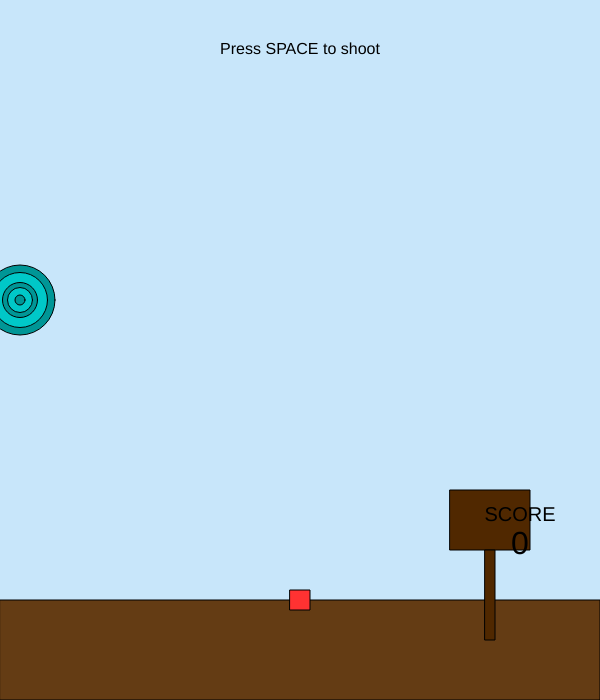
Frame 1 (no input)
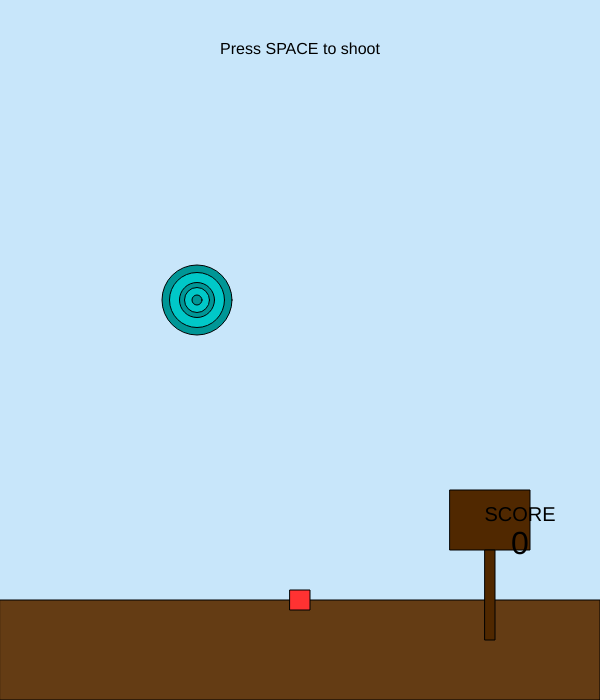
Frame 60 (no input)
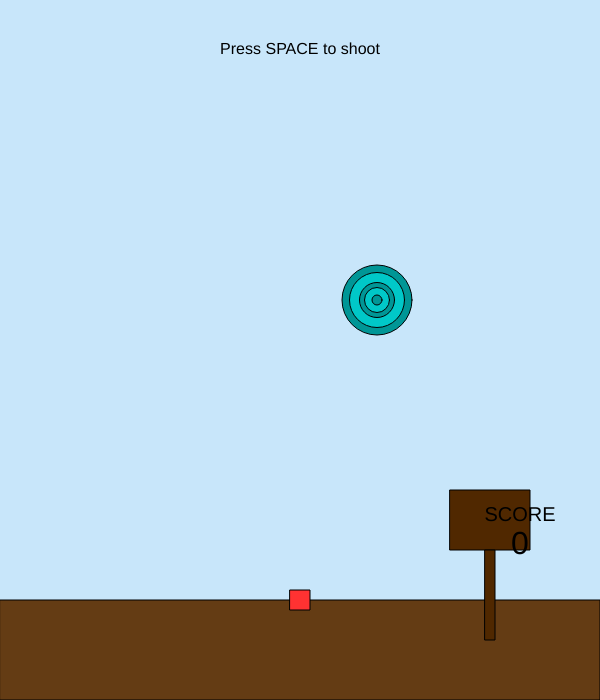
Frame 120 (the mouse pressed at the canvas centre since frame 60)

The p5.js sketch that drew these frames (run headless with seeded random() and noise() and a simulated clock; from frame 60 on, the mouse is pressed at the canvas centre):

// p5.js sketch
// ── sketch.js
let shotX = 300;
let shotY = 600;
let shotSpeed = 0;
let targetX = 20;
let targetY = 300;
let targetSpeed = 3;
let targetDirection = 1; // 1 = right, -1 = left
let score = 0;
let canShoot = true;

function setup() {
  createCanvas(600, 700);
  textAlign(CENTER, CENTER);
  textSize(18);
  fill(50);
}

function draw() {
  background(200, 230, 250); // Light blue background

  // Ground
  fill(100, 60, 20);
  rect(0, 600, width, 100);

  // Target base
  fill(80, 40, 0);
  rect(450, 490, 80, 60);
  rect(485, 550, 10, 90);

  // Score display
  fill(0);
  textSize(20);
  text("SCORE", 520, 515);
  textSize(32);
  text(score, 520, 545);

  // Instruction text
  textSize(16);
  text("Press SPACE to shoot", width / 2, 50);

  // Shot (rectangle)
  fill(255, 50, 50);
  rect(shotX - 10, shotY - 10, 20, 20);

  // Target (concentric circles with new colors)
  fill(0, 150, 150);
  ellipse(targetX, targetY, 70, 70);
  fill(0, 200, 200);
  ellipse(targetX, targetY, 55, 55);
  fill(0, 150, 150);
  ellipse(targetX, targetY, 35, 35);
  fill(0, 200, 200);
  ellipse(targetX, targetY, 25, 25);
  fill(0, 150, 150);
  ellipse(targetX, targetY, 10, 10);

  // Move target back and forth
  targetX += targetSpeed * targetDirection;
  if (targetX > width - 20 || targetX < 20) {
    targetDirection *= -1;
  }

  // Move shot upwards
  shotY += shotSpeed;

  // Reset shot if it goes off screen
  if (shotY < 250) {
    shotSpeed = 0;
    shotY = 600;
    canShoot = true;
  }

  // Check collision
  if (dist(shotX, shotY, targetX, targetY) < 40) {
    score++;
    shotSpeed = 0;
    shotY = 600;
    canShoot = true;
    targetX = 20;
    targetDirection = 1;
  }
}

function keyPressed() {
  if (key === ' ' && canShoot) { // spacebar to shoot, only if ready
    shotSpeed = -6;
    shotX = mouseX; // shot comes from mouse horizontal position
    canShoot = false;
  }
}
